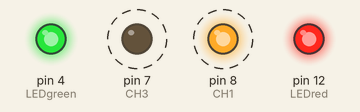
A sketch run on a simulated Arduino Uno, built with avr-gcc and run on an emulated ATmega328P. On the bench: output pins drawn as LEDs (lit = HIGH). Dashed ring = blinking.

Above: at 2.5 s.
Timing chart, 0 to 6.6 s (numbered marks = the images above):
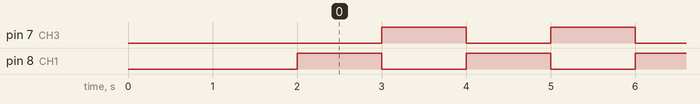

Measured:
- by itself, pin 7 (CH3), pin 8 (CH1): alternates HIGH for 1.0 s and LOW for 1.0 s
- by itself, everything shown: repeats every 2.0 s, in 3 steps

The sketch:

Assign4_6206021621058_08.ino
```cpp
#define CH1 8
#define CH3 7
#define LEDgreen 4
#define LEDred 12

void setup() {
  pinMode(CH1, OUTPUT);
  pinMode(CH3, OUTPUT);
  pinMode(LEDgreen, OUTPUT);
  pinMode(LEDred, OUTPUT);
  digitalWrite(LEDgreen,HIGH);
  digitalWrite(LEDred,HIGH);
  digitalWrite(CH1,LOW);
  digitalWrite(CH3,LOW);
  delay(2000);
}

void loop() {
  // put your main code here, to run repeatedly:
  digitalWrite(CH1,HIGH);
  delay(1000);
  digitalWrite(CH1,LOW);
  digitalWrite(CH3,HIGH);
  delay(1000);
 digitalWrite(CH3,LOW);
}
```
